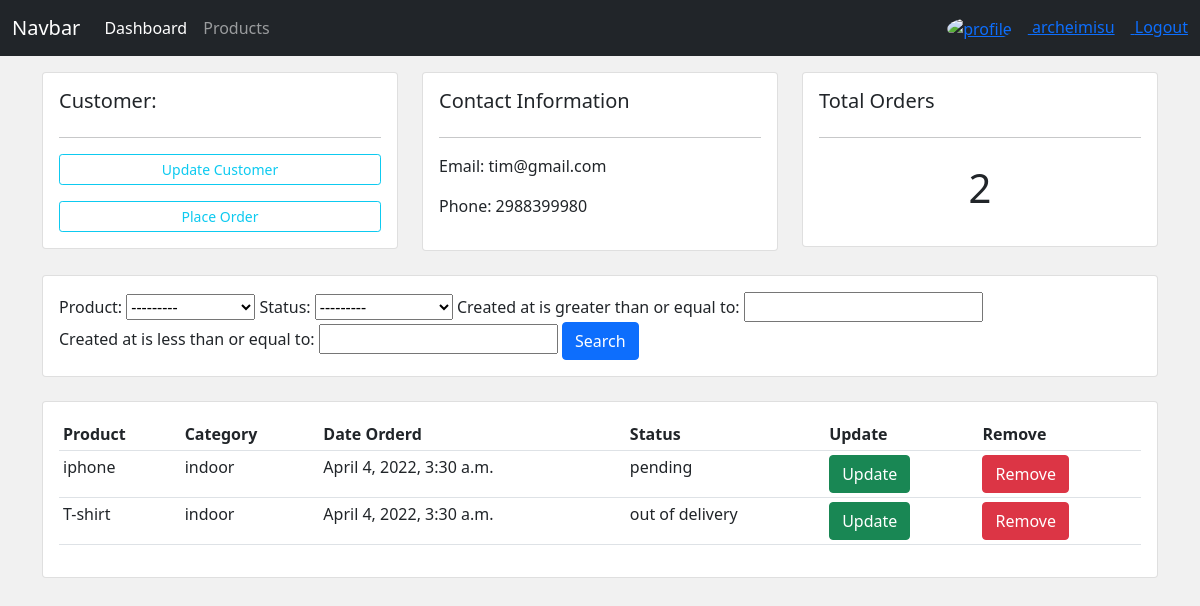
Screenshot of /customers/2 (signed in) with the database file from the repository.
### accounts/models.py (models this page shows, shortened)
class Customer(models.Model):
    user=models.OneToOneField(User,on_delete=models.CASCADE,null=True)
    profile_pic = models.ImageField(null=True,blank=True,upload_to='static/profiles',default='static/profiles/default.png')
    email= models.CharField(max_length=200,null=True)
    phone = models.CharField(max_length=200,null=True)
    created_at= models.DateTimeField(auto_now_add=True)

class Order(models.Model):
    status=(
        ('pending','Pending'),
        ('out of delivery','Out Of Delivery'),
        ('delivered','Delevered')
    )
    customer=models.ForeignKey(Customer,null=True,on_delete=models.SET_NULL)
    product=models.ForeignKey(Product,null=True,on_delete=models.SET_NULL)
    created_at = models.DateTimeField(auto_now_add=True)
    status= models.CharField(max_length= 200,null=True,choices=status)

class Product(models.Model):
    category=(
        ('indoor','In Door'),
        ('outdoor','Out Door')
    )
    name= models.CharField(max_length=200,null=True)
    price = models.FloatField(null=True)
    category= models.CharField(max_length=200,null=True,choices=category)
    description= models.CharField(max_length=200,null= True,blank=True)
    created_at= models.DateTimeField(auto_now_add=True)
    tags=models.ManyToManyField(Tag)
    def __str__(self):
        return self.name

### accounts/decorators.py (the view)
      def wrapper(request,*args, **kwargs):
         if request.user.groups.first().name in roles:
            return view_fun(request,*args, **kwargs)
         else:
            return HttpResponse("You are not authorized")

### accounts/views.py (called while the page is built)
@login_required(login_url='/login')
@allowed_roles(roles=['admin'])
def customers(request,id):
    customer=Customer.objects.get(id=id)
    orders=customer.order_set.all()
    orders_count= orders.count
    filterObj= OrderFilter(request.GET,queryset=orders)
    orders=filterObj.qs
    return render(request,'accounts/customers.html',{
        'customer':customer,
        'orders': orders,
        'orders_count' : orders_count,
        'filterObj' : filterObj,
    })

### accounts/templates/accounts/customers.html
{% extends 'accounts/master.html' %}
{% block content %}
<div class="row">
	<div class="col-md">
		<div class="card card-body">
			<h5>Customer:</h5>
			<hr>
			<a class="btn btn-outline-info  btn-sm btn-block" href="">Update Customer</a>
			<a class="btn btn-outline-info mt-3 btn-sm btn-block" href="{% url 'order.create' customer.id %}">Place Order</a>
		</div>
	</div>
	<div class="col-md">
		<div class="card card-body">
			<h5>Contact Information</h5>
			<hr>
			<p>Email: {{customer.email}}</p>
			<p>Phone: {{customer.phone}}</p>
		</div>
	</div>
	<div class="col-md">
		<div class="card card-body">
			<h5>Total Orders</h5>
			<hr>
			<h1 style="text-align: center;padding: 10px">{{orders_count}}</h1>
		</div>
	</div>
</div>
<br>
<div class="row">
	<div class="col">
		<div class="card card-body">
			<form method="get">
				{{filterObj.form}}
		    <button class="btn btn-primary" type="submit">Search</button>
		  </form>
		</div>
	</div>
</div>
<br>
<div class="row">
	<div class="col-md">
		<div class="card card-body">
			<table class="table table-sm">
				<tr>
					<th>Product</th>
					<th>Category</th>
					<th>Date Orderd</th>
					<th>Status</th>
					<th>Update</th>
					<th>Remove</th>
				</tr>
				{% for order in orders %}
				<tr>
					<td>{{order.product.name}}</td>
					<td>{{order.product.category}}</td>
					<td>{{order.created_at}}</td>
					<td>{{order.status}}</td>
					<td><a href="{% url 'order.update' order.id %}" class="btn btn-success">Update</a></td>
					<td><a href="{% url 'order.delete' order.id %}" class="btn btn-danger">Remove</a></td>
				</tr>
				{% endfor %}
			</table>
		</div>
	</div>
</div>
{% endblock content %}

### accounts/templates/accounts/components/navbar.html (shortened to what this page needs)
<nav class="navbar navbar-expand-lg navbar-dark bg-dark">
    <div class="container-fluid">
        <a class="navbar-brand" href="#">Navbar</a>
        <div class="collapse navbar-collapse" id="navbarNav">
            <ul class="navbar-nav">
            {% if request.user.is_staff %}
                <li class="nav-item">
                <a class="nav-link active" aria-current="page" href="{% url 'dashboard' %}">Dashboard</a>
                </li>
                <li class="nav-item">
                <a class="nav-link" href="{% url 'product' %}">Products</a>
                </li>
            {% else %}
                <li class="nav-item">
                <a class="nav-link" href="{% url 'customers.customer_profile' %}">Profile</a>
                </li>
            {% endif %}
            </ul>
        </div>
        {% if request.user.is_authenticated %}
        <div class="text-white">
            <a href="{% url 'customers.customer_profile_setting' %}">
                <img src="/{{request.user.customer.profile_pic}}" alt="profile" width="60px" height="60px" style="border-radius: 50%;" class="me-3" />
                <span class="me-3">{{request.user.username}}</span>
            </a>
            <a href="{% url 'logout' %}">Logout</a>
        </div>
        {% else %}
        <div class="text-white">
            <a href="{% url 'login' %}" class="me-3">Login</a>
            <a href="{% url 'register' %}">Register</a>
        </div>
        {% endif %}
    </div>
</nav>

### accounts/static/accounts/css/style.css (style rules this page uses)
body { background-color: #f1f1f1; }

### rows the page displays
Customer: email "tim@gmail.com", phone "2988399980"
Order: product.name "iphone", product.category "indoor", created_at "April 4, 2022, 3:30 a.m.", status "pending"
Order: product.name "T-shirt", product.category "indoor", created_at "April 4, 2022, 3:30 a.m.", status "out of delivery"

### other values shown
{{ request.user.username }} "archeimisu"
{{ orders_count }} "2"
